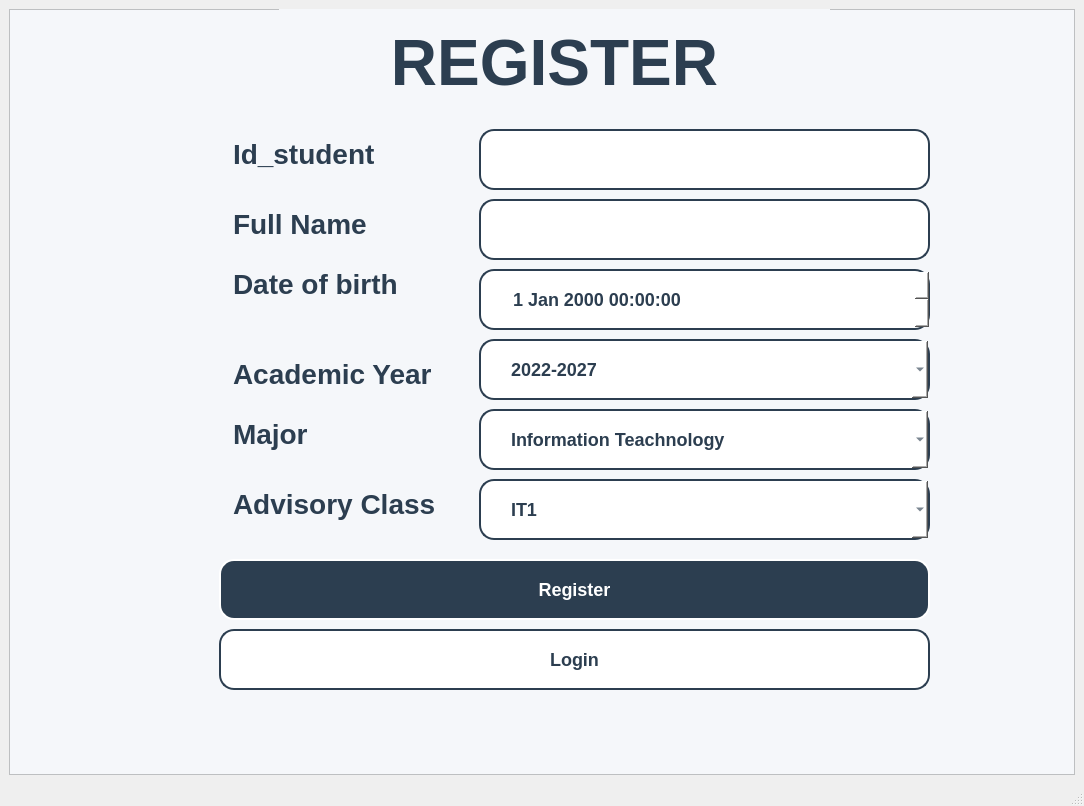
<?xml version="1.0" encoding="UTF-8"?>
<ui version="4.0">
 <class>MainWindow</class>
 <widget class="QMainWindow" name="MainWindow">
  <property name="geometry">
   <rect>
    <x>0</x>
    <y>0</y>
    <width>1084</width>
    <height>806</height>
   </rect>
  </property>
  <property name="windowTitle">
   <string>MainWindow</string>
  </property>
  <widget class="QWidget" name="centralwidget">
   <layout class="QVBoxLayout" name="verticalLayout">
    <item>
     <widget class="QFrame" name="frame">
      <property name="styleSheet">
       <string notr="true">background-color:#F5F7FA;
</string>
      </property>
      <property name="frameShape">
       <enum>QFrame::StyledPanel</enum>
      </property>
      <property name="frameShadow">
       <enum>QFrame::Raised</enum>
      </property>
      <widget class="QLabel" name="label">
       <property name="geometry">
        <rect>
         <x>270</x>
         <y>0</y>
         <width>551</width>
         <height>111</height>
        </rect>
       </property>
       <property name="styleSheet">
        <string notr="true">
color: 2C3E50 ;
border: none;</string>
       </property>
       <property name="text">
        <string>&lt;html&gt;&lt;head/&gt;&lt;body&gt;&lt;p align=&quot;center&quot;&gt;&lt;span style=&quot; font-size:48pt; font-weight:600; color:#2c3e50;&quot;&gt;REGISTER&lt;/span&gt;&lt;/p&gt;&lt;/body&gt;&lt;/html&gt;</string>
       </property>
      </widget>
      <widget class="QWidget" name="widget" native="true">
       <property name="geometry">
        <rect>
         <x>200</x>
         <y>120</y>
         <width>721</width>
         <height>571</height>
        </rect>
       </property>
       <property name="styleSheet">
        <string notr="true">border:none;</string>
       </property>
       <widget class="QLineEdit" name="idstudenttxt">
        <property name="geometry">
         <rect>
          <x>270</x>
          <y>0</y>
          <width>451</width>
          <height>61</height>
         </rect>
        </property>
        <property name="styleSheet">
         <string notr="true">background-color: white;
    color: #2C3E50;
    border: 1.5px solid #2C3E50;
    border-radius: 15px;
    font-size: 18px;
    font-weight: bold;
    padding: 10px 30px;</string>
        </property>
       </widget>
       <widget class="QLabel" name="label_2">
        <property name="geometry">
         <rect>
          <x>0</x>
          <y>0</y>
          <width>208</width>
          <height>50</height>
         </rect>
        </property>
        <property name="styleSheet">
         <string notr="true">color: rgb(44, 62, 80);                          
padding: 8px 16px;   
font-size: 28px; 
font-weight: bold; </string>
        </property>
        <property name="text">
         <string>Id_student</string>
        </property>
       </widget>
       <widget class="QLabel" name="lb">
        <property name="geometry">
         <rect>
          <x>0</x>
          <y>70</y>
          <width>190</width>
          <height>50</height>
         </rect>
        </property>
        <property name="styleSheet">
         <string notr="true">color: rgb(44, 62, 80);                
padding: 8px 16px;   
font-size: 28px; 
font-weight: bold; </string>
        </property>
        <property name="text">
         <string>Full Name</string>
        </property>
       </widget>
       <widget class="QPushButton" name="btnLogin">
        <property name="geometry">
         <rect>
          <x>10</x>
          <y>500</y>
          <width>711</width>
          <height>61</height>
         </rect>
        </property>
        <property name="styleSheet">
         <string notr="true">background-color: white;
    color: #2C3E50;
    border: 1.5px solid #2C3E50;
    border-radius: 15px;
    font-size: 18px;
    font-weight: bold;
    padding: 10px 20px;</string>
        </property>
        <property name="text">
         <string>Login</string>
        </property>
       </widget>
       <widget class="QPushButton" name="btnRegister">
        <property name="geometry">
         <rect>
          <x>10</x>
          <y>430</y>
          <width>711</width>
          <height>61</height>
         </rect>
        </property>
        <property name="styleSheet">
         <string notr="true">background-color:#2C3E50;
    color: white;
    border: 1.5px solid white;
    border-radius: 15px;
    font-size: 18px;
    font-weight: bold;
    padding: 10px 20px;</string>
        </property>
        <property name="text">
         <string>Register</string>
        </property>
       </widget>
       <widget class="QLineEdit" name="fullNametxt">
        <property name="geometry">
         <rect>
          <x>270</x>
          <y>70</y>
          <width>451</width>
          <height>61</height>
         </rect>
        </property>
        <property name="styleSheet">
         <string notr="true">background-color: white;
    color: #2C3E50;
    border: 1.5px solid #2C3E50;
    border-radius: 15px;
    font-size: 18px;
    font-weight: bold;
    padding: 10px 30px;</string>
        </property>
       </widget>
       <widget class="QLabel" name="lb_2">
        <property name="geometry">
         <rect>
          <x>0</x>
          <y>130</y>
          <width>228</width>
          <height>50</height>
         </rect>
        </property>
        <property name="styleSheet">
         <string notr="true">color: rgb(44, 62, 80);                
padding: 8px 16px;   
font-size: 28px; 
font-weight: bold; </string>
        </property>
        <property name="text">
         <string>Date of birth</string>
        </property>
       </widget>
       <widget class="QLabel" name="lb_3">
        <property name="geometry">
         <rect>
          <x>0</x>
          <y>220</y>
          <width>258</width>
          <height>50</height>
         </rect>
        </property>
        <property name="styleSheet">
         <string notr="true">color: rgb(44, 62, 80);                
padding: 8px 16px;   
font-size: 28px; 
font-weight: bold; </string>
        </property>
        <property name="text">
         <string>Academic Year</string>
        </property>
       </widget>
       <widget class="QLabel" name="lb_4">
        <property name="geometry">
         <rect>
          <x>0</x>
          <y>350</y>
          <width>249</width>
          <height>50</height>
         </rect>
        </property>
        <property name="styleSheet">
         <string notr="true">color: rgb(44, 62, 80);                
padding: 8px 16px;   
font-size: 28px; 
font-weight: bold; </string>
        </property>
        <property name="text">
         <string>Advisory Class</string>
        </property>
       </widget>
       <widget class="QDateTimeEdit" name="dateofbirth">
        <property name="geometry">
         <rect>
          <x>270</x>
          <y>140</y>
          <width>451</width>
          <height>61</height>
         </rect>
        </property>
        <property name="styleSheet">
         <string notr="true">background-color: white;
    color: #2C3E50;
    border: 1.5px solid #2C3E50;
    border-radius: 15px;
    font-size: 18px;
    font-weight: bold;
    padding: 10px 30px;</string>
        </property>
       </widget>
       <widget class="QComboBox" name="academicYearttxt">
        <property name="geometry">
         <rect>
          <x>270</x>
          <y>210</y>
          <width>451</width>
          <height>61</height>
         </rect>
        </property>
        <property name="styleSheet">
         <string notr="true">background-color: white;
    color: #2C3E50;
    border: 1.5px solid #2C3E50;
    border-radius: 15px;
    font-size: 18px;
    font-weight: bold;
    padding: 10px 30px;</string>
        </property>
        <item>
         <property name="text">
          <string>2022-2027</string>
         </property>
        </item>
        <item>
         <property name="text">
          <string>2021-2026</string>
         </property>
        </item>
        <item>
         <property name="text">
          <string>2022-2026</string>
         </property>
        </item>
       </widget>
       <widget class="QLabel" name="lb_5">
        <property name="geometry">
         <rect>
          <x>0</x>
          <y>280</y>
          <width>130</width>
          <height>50</height>
         </rect>
        </property>
        <property name="styleSheet">
         <string notr="true">color: rgb(44, 62, 80);                
padding: 8px 16px;   
font-size: 28px; 
font-weight: bold; </string>
        </property>
        <property name="text">
         <string>Major</string>
        </property>
       </widget>
       <widget class="QComboBox" name="majortxt">
        <property name="geometry">
         <rect>
          <x>270</x>
          <y>280</y>
          <width>451</width>
          <height>61</height>
         </rect>
        </property>
        <property name="styleSheet">
         <string notr="true">background-color: white;
    color: #2C3E50;
    border: 1.5px solid #2C3E50;
    border-radius: 15px;
    font-size: 18px;
    font-weight: bold;
    padding: 10px 30px;</string>
        </property>
        <item>
         <property name="text">
          <string>Information Teachnology</string>
         </property>
        </item>
       </widget>
       <widget class="QComboBox" name="advisoryClasstxt">
        <property name="geometry">
         <rect>
          <x>270</x>
          <y>350</y>
          <width>451</width>
          <height>61</height>
         </rect>
        </property>
        <property name="styleSheet">
         <string notr="true">background-color: white;
    color: #2C3E50;
    border: 1.5px solid #2C3E50;
    border-radius: 15px;
    font-size: 18px;
    font-weight: bold;
    padding: 10px 30px;</string>
        </property>
        <item>
         <property name="text">
          <string>IT1</string>
         </property>
        </item>
        <item>
         <property name="text">
          <string>SE1</string>
         </property>
        </item>
       </widget>
      </widget>
     </widget>
    </item>
   </layout>
  </widget>
  <widget class="QMenuBar" name="menubar">
   <property name="geometry">
    <rect>
     <x>0</x>
     <y>0</y>
     <width>1084</width>
     <height>26</height>
    </rect>
   </property>
  </widget>
  <widget class="QStatusBar" name="statusbar"/>
 </widget>
 <resources/>
 <connections/>
</ui>
